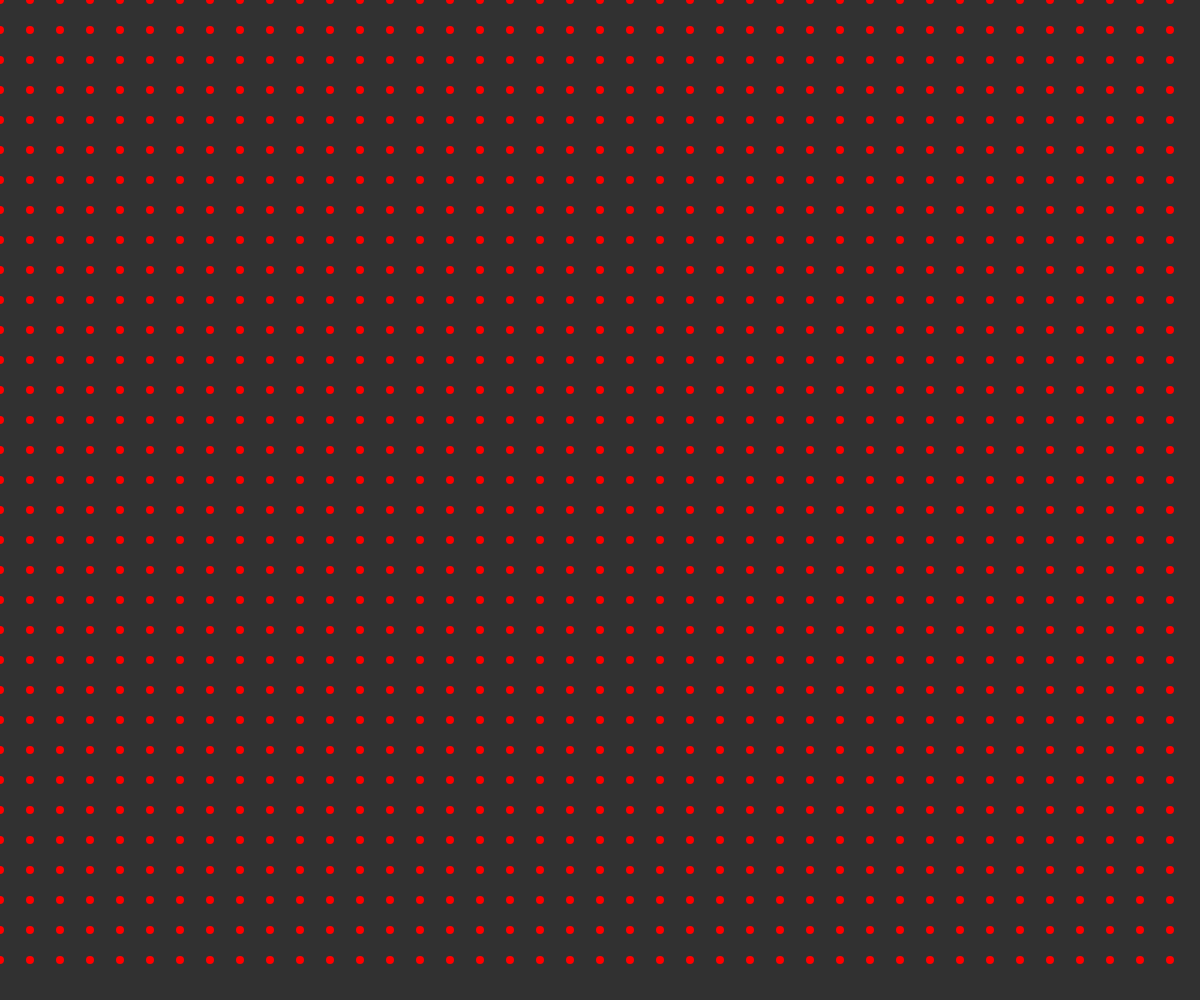
Frame 1 (no input)
Frame 60 (no input): identical to frame 1, image omitted
Frame 120 (the mouse pressed at the canvas centre since frame 60): identical to frame 1, image omitted

The p5.js sketch that drew this single still picture (run headless with seeded random() and noise() and a simulated clock; from frame 60 on, the mouse is pressed at the canvas centre):

// p5.js sketch
// ── sketch.js
var w_width = window.innerWidth;
var w_height = window.innerHeight;
var x = 30;
var y = 30;
//var wn = w_width/x;
//var hn = w_height/y;
var vehicles = [];

function lister(ll,bb){
	vehicles = new Array(ll);
	for (var i=0;i<ll;i++){
		vehicles[i] = new Array(bb);
	}
	setter();
}

function reportsize(){
	resizeCanvas(windowWidth,windowHeight);
	init();
}

function aversion(){
	for (i = 0; i < wn; i++){
	for (j = 0; j < hn; j++){
		vehicles[i][j].mover();
		}
	}
}
window.addEventListener('resize', reportsize);

//window.addEventListener('mousemove', aversion);

//function point(){
//	
//}

function init(){
	ww = window.innerWidth;
	wh = window.innerHeight;
	wn = round(ww/x);
	hn = round(wh/x);
	console.log(wn,hn)
	canvas = createCanvas(ww,wh);
	background(49,49,49);
	canvas.position(0,0);
	canvas.style('z-index','-1');
	lister(wn,hn);
}

function setter(){
	for (i = 0; i < wn; i++){
		for (j = 0; j < hn; j++){
			vehicles[i][j]= new vehicle(i*x,j*y);
		}
	}
}


function setup(){
	init();
	console.log(vehicles);
}

function draw(){
	background(49,49,49);
	
	for (i = 0; i < wn; i++){
		for (j = 0; j < hn; j++){
			var v = vehicles[i][j];
			v.behaviours();
			v.update();
			v.show();
		}
	}
}
// ── sketch copy.js
var w_width = window.innerWidth;
var w_height = window.innerHeight;
var x = 30;
var y = 30;
//var wn = w_width/x;
//var hn = w_height/y;
var vehicles = [];

function lister(ll,bb){
	vehicles = new Array(ll);
	for (var i=0;i<ll;i++){
		vehicles[i] = new Array(bb);
	}
	setter();
}

function reportsize(){
	resizeCanvas(windowWidth,windowHeight);
	init();
}

function aversion(){
	for (i = 0; i < wn; i++){
	for (j = 0; j < hn; j++){
		vehicles[i][j].mover();
		}
	}
}
window.addEventListener('resize', reportsize);

//window.addEventListener('mousemove', aversion);

//function point(){
//	
//}

function init(){
	ww = window.innerWidth;
	wh = window.innerHeight;
	wn = round(ww/x);
	hn = round(wh/x);
	console.log(wn,hn)
	canvas = createCanvas(ww,wh);
	background(49,49,49);
	canvas.position(0,0);
	canvas.style('z-index','-1');
	lister(wn,hn);
}

function setter(){
	for (i = 0; i < wn; i++){
		for (j = 0; j < hn; j++){
			vehicles[i][j]= new vehicle(i*x,j*y);
		}
	}
}


function setup(){
	init();
	console.log(vehicles);
	
}

function draw(){
	background(49,49,49);
	
	for (i = 0; i < wn; i++){
		for (j = 0; j < hn; j++){
			var v = vehicles[i][j];
			v.behaviours();
			v.update();
			v.show();
		}
	}
}
// ── tri_index.html
<!DOCTYPE html>
<html lang="">
<head>
		<meta charset="utf-8">
		<meta name="viewport" content="width=device-width, initial-scale=1.0">
		<title></title>
		<link rel="stylesheet" href="">
</head>

<body>
		<script src="./tri_sketch.js"></script>
		<script src="./p5/p5.js"></script>
		<script src="./trises.js"></script>
</body>
</html>

// ── tri_sketch.js
var w_width = window.innerWidth;
var w_height = window.innerHeight;
var x = 80;
var y = 80;
//var wn = w_width/x;
//var hn = w_height/y;
var tries = [];

function random_color(){
	r = random(0,255);
	g = random(0,255);
	b = random(0,255);
	var col = color(r,g,b);
	return col;
}

function lister(ll,bb){
	tries = new Array(ll);
	for (var i=0;i<ll;i++){
		tries[i] = new Array(bb);
	}
	setter();
}

function reportsize(){
	resizeCanvas(windowWidth,windowHeight);
	init();
}

function aversion(){
	for (i = 0; i < wn; i++){
	for (j = 0; j < hn; j++){
//		tries[i][j].mover();
		}
	}
}
window.addEventListener('resize', reportsize);

//window.addEventListener('mousemove', aversion);

//function point(){
//	
//}

function init(){
	ww = window.innerWidth;
	wh = window.innerHeight;
	wn = round(ww/x) + 2;
	hn = round(wh/x) + 2;
	console.log(wn,hn)
	canvas = createCanvas(ww,wh);
	background(49,49,49);
	canvas.position(0,0);
	canvas.style('z-index','-1');
	lister(wn,hn);
}

function setter(){
	for (i = 0; i < wn; i++){
		for (j = 0; j < hn; j++){
			tries[i][j] = new tris(i*x,j*y);
		}
	}
}


function setup(){
	init();
	console.log(tries );
	
}

function draw(){
	background(49,49,49);
	
	for (i = 0; i < wn; i++){
		for (j = 0; j < hn; j++){
			var t = tries[i][j];
			t.show();
		}
	}
}
// ── trises.js
function tris(p1,p2,p3){
	this.p1 = p1;
	this.p2 = p2;
	this.p3 = p3;
}

tris.prototype.show = function(){
	triangle(p1.x,p1.y,p2.x,p2.y,p3.x,p3.y);
}
// ── vehicle.js
function vehicle(xx,yy){
	this.pos = createVector(xx,yy);
	this.target = createVector(xx,yy);
	this.vel = createVector();
	this.acc = createVector();
	this.r = 8;
	this.maxspeed = 5;
}

vehicle.prototype.update = function(){
	this.pos.add(this.vel);
	this.vel.add(this.acc); 
	this.acc.mult(0);
}

vehicle.prototype.show = function(){
	stroke('red');
	strokeWeight(8);
	point(this.pos.x,this.pos.y);
}

vehicle.prototype.mover = function(){
	var d = dist(mouseX,mouseY,this.pos.x,this.pos.y);
 		this.pos.x += 10
		this.pos.y += 10
	}

vehicle.prototype.behaviours = function(){
 var seek = this.seek(this.target);
	this.applyForce(seek);
}

vehicle.prototype.applyForce = function(f){
	this.acc.add(f);
}

vehicle.prototype.seek = function(target){
	var desired = p5.Vector.sub(target,this.pos);
	desired.setMag(this.maxspeed);
	var steer = p5.Vector.sub(desired,this.vel);
	return steer;
}
